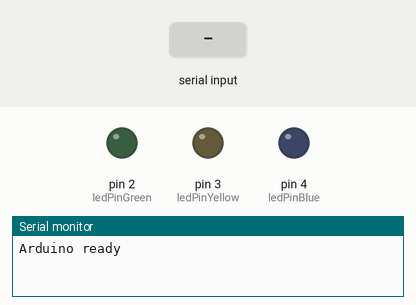
Recording of a sketch running on a simulated Arduino Nano, built with avr-gcc and run on an emulated ATmega328P. Shown: output pins drawn as LEDs (lit = HIGH), the last lines printed to the serial monitor. The inputs (shaded band) are chosen by the test bench.

Above: at 1.2 s.
1.3 s: "blue_on\n" received over Serial
At 2.2 s:
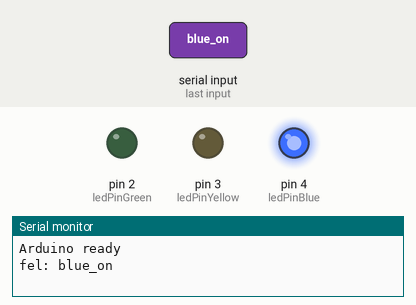
2.8 s: "blue_off\n" received over Serial
At 3.4 s:
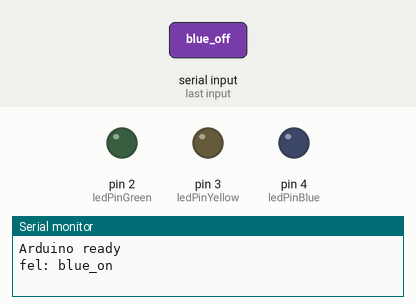
Timing chart, 0 to 5.8 s (numbered marks = the images above; inputs shaded):
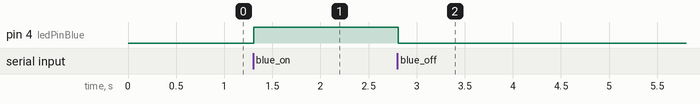

Measured:
- after the input at 1.3 s, pin 4 (ledPinBlue): LOW → HIGH at once
- after the input at 2.8 s, pin 4 (ledPinBlue): HIGH → LOW at once

The sketch:

Advent_IoT_2018_Flera.ino
```cpp
/*

*/
int incomingByte = 0;
int NTCpin = A7;
int Lightpin = A6;
int Moistpin = A5;
int analogValue;
int NTCvalue;
int LightValue;
int MoistValue;
int buttonReading;
const int ledPinGreen = 2;
const int ledPinYellow = 3;
const int ledPinBlue = 4;
const int button = 5;
int ledState = LOW;
int pin = ledPinGreen;
float k = 5.0/1023.0;/*k faktor*/
float Vm;
float NTCresistance;
char inByte;
String command;
bool clearCommand=false;
void setup() {
  pinMode(Moistpin, INPUT);
  pinMode(NTCpin, INPUT);
  pinMode(Lightpin, INPUT);
  pinMode(ledPinGreen, OUTPUT);
  pinMode(ledPinYellow, OUTPUT);
  pinMode(ledPinBlue, OUTPUT);
  pinMode(button, INPUT);
  digitalWrite(ledPinGreen, LOW);
  digitalWrite(ledPinYellow, LOW);
  digitalWrite(ledPinBlue, LOW);
  Serial.begin(9600);
  Serial.println("Arduino ready");
}

void loop() {
  Serial.flush(); //flush all previous received and transmitted data
  while(!Serial.available()) ;
  //while (!Serial.available()) {}
 //Serial.println(analogValue);
  //Serial.print("NTC value: ");
  //Serial.println(NTCvalue);
  //Serial.print("Light value: ");
  //Serial.println(LightValue);

   /*while (Serial.available()>0) {
    // get incoming byte:
    inByte = Serial.read();
    if(inByte!='\n'){
    command+=inByte;
    }
    else{
    clearCommand=true;
    }
   }*/
   if (Serial.available()){
      //command=Serial.readString();
      command=Serial.readStringUntil('\n');
    }
    if(command.equals("moisture")){
      MoistValue = analogRead(Moistpin);
      Serial.println(MoistValue);
    }
    if(command.equals("temperature")){
      NTCvalue = analogRead(NTCpin);
      Serial.println(NTCvalue);
    }
    if(command.equals("light")){
      LightValue = analogRead(Lightpin);
      Serial.println(LightValue);
    }
    if(command.equals("blue_on")){//Turn on and off diods
      digitalWrite(ledPinBlue, HIGH);
    }
    if(command.equals("blue_off")){//Turn on and off diods
      digitalWrite(ledPinBlue, LOW);
    }
    else{
      Serial.print("fel: ");
      Serial.println(command);
    }
}
```
